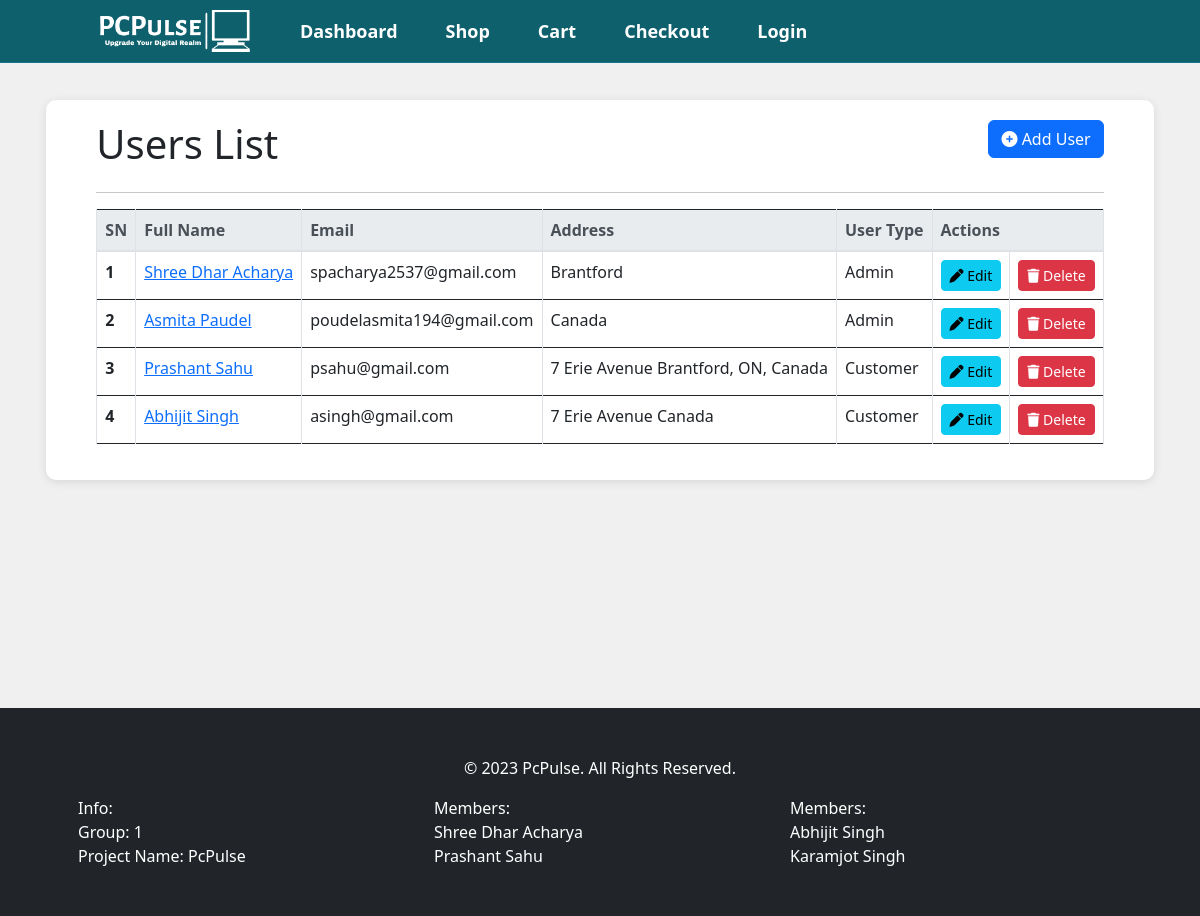
The page /pcpulse/admin/users.php on the database its author committed.
### tables this page shows
CREATE TABLE `Users` (
  `UserID` int(11) NOT NULL,
  `FirstName` varchar(50) NOT NULL,
  `LastName` varchar(50) NOT NULL,
  `Email` varchar(100) NOT NULL,
  `Password` varchar(255) NOT NULL,
  `Address` text DEFAULT NULL,
  `UserType` enum('Admin','Customer') DEFAULT 'Customer'
);

### pcpulse/dbinit.php (called while the page is built, shortened)
<?php
class Database
{
    private $servername;
    private $username;
    private $password;
    private $dbname;
    private $conn;
    public function __construct($servername, $username, $password, $dbname)
    {
        $this->servername = $servername;
        $this->username = $username;
        $this->password = $password;
        $this->dbname = $dbname;
    }
    private function connect()
    {
        $this->conn = new mysqli($this->servername, $this->username, $this->password);
    }
    private function createDatabase()
    {
        $sqlCreateDB = "CREATE DATABASE IF NOT EXISTS $this->dbname CHARACTER SET utf8mb4 COLLATE utf8mb4_unicode_ci";
    }
    private function selectDatabase()
    {
        $this->conn->select_db($this->dbname);
    }
    private function createCategoriesTable()
    {
        $sqlCategoriesTable = "CREATE TABLE IF NOT EXISTS Categories (
            CategoryID INT PRIMARY KEY AUTO_INCREMENT,
            CategoryName VARCHAR(255) NOT NULL
        )";
    }
    private function createUsersTable()
    {
        $sqlUsersTable = "CREATE TABLE IF NOT EXISTS Users (
            UserID INT PRIMARY KEY AUTO_INCREMENT,
            FirstName VARCHAR(50) NOT NULL,
            LastName VARCHAR(50) NOT NULL,
            Email VARCHAR(100) NOT NULL,
            Password VARCHAR(255) NOT NULL,
            Address TEXT,
            UserType ENUM('Admin', 'Customer') DEFAULT 'Customer'
        )";
    }
    private function createProductsTable()
    {
        $sqlProductsTable = "CREATE TABLE IF NOT EXISTS Products (
            ProductID INT PRIMARY KEY AUTO_INCREMENT,
            Name VARCHAR(255) NOT NULL,
            Description TEXT,
            Price DECIMAL(10, 2) NOT NULL,
            InStock INt,
            CategoryID INT,
            ImageURL VARCHAR(255),
            Brand VARCHAR(50),
            Model VARCHAR(50),
            UpdatedBy INT,
            FOREIGN KEY (CategoryID) REFERENCES Categories(CategoryID),
            FOREIGN KEY (UpdatedBy) REFERENCES Users(UserID)
        )";
    }
    private function createOrdersTable()
    {
        $sqlOrdersTable = "CREATE TABLE IF NOT EXISTS Orders (
            OrderID INT PRIMARY KEY AUTO_INCREMENT,
            UserID INT,
            OrderDate TIMESTAMP DEFAULT CURRENT_TIMESTAMP,
            TotalAmount DECIMAL(10, 2) NOT NULL,
            FOREIGN KEY (UserID) REFERENCES Users(UserID)
        )";
    }
    private function createOrderDetailsTable()
    {
        $sqlOrderDetailsTable = "CREATE TABLE IF NOT EXISTS OrderDetails (
            OrderDetailID INT PRIMARY KEY AUTO_INCREMENT,
            OrderID INT,
            ProductID INT,
            Quantity INT NOT NULL,
            Subtotal DECIMAL(10, 2) NOT NULL,
            FOREIGN KEY (OrderID) REFERENCES Orders(OrderID),
            FOREIGN KEY (ProductID) REFERENCES Products(ProductID)
        )";
    }
    public function getConnection()
    {
        return $this->conn;
    }
}
?>

### pcpulse/admin/user.php (called while the page is built, shortened)
<?php
class User
{
    private $conn;
    public function __construct($db)
    {
        $this->conn = $db->getConnection();
    }
    public function readUsers()
    {
        $result = $this->conn->query("SELECT UserID, FirstName, LastName, Email, Address, UserType FROM Users");
        return $result;
    }
}
?>

### pcpulse/admin/user_list.php (the view)
<?php
include_once '../dbinit.php';
include_once 'User.php';
$db = new Database('localhost', 'root', '', 'pcpulse');
$user = new User($db);
?>
<div>
    <h1 class="mb-4">Users List
        <a href="add_user.php" class="btn btn-primary float-right"><i class="fas fa-plus-circle"></i> Add User</a>
    </h1>
    <hr />
    <div class="table-responsive">
        <table class="table table-bordered table-hover">
            <thead class="thead-light">
                <tr>
                    <th scope="col">SN</th>
                    <th scope="col">Full Name</th>
                    <th scope="col">Email</th>
                    <th scope="col">Address</th>
                    <th scope="col">User Type</th>
                    <th colspan="2">Actions</th>
                </tr>
            </thead>
            <tbody>
                <?php
                $serialNumber = 1;
                $users = $user->readUsers();
                while ($row = $users->fetch_assoc()) {
                    echo "<tr>";
                    echo "<th scope='row'>$serialNumber</th>";
                    echo "<td><a href='user_detail.php?id=" . htmlspecialchars($row['UserID']) . "'>" . htmlspecialchars($row['FirstName'] . ' ' . $row['LastName']) . "</a></td>";
                    echo "<td>" . htmlspecialchars($row['Email']) . "</td>";
                    echo "<td>" . htmlspecialchars($row['Address']) . "</td>";
                    echo "<td>" . htmlspecialchars($row['UserType']) . "</td>";
                    echo "<td><a href='edit_user.php?id=" . htmlspecialchars($row['UserID']) . "' class='btn btn-sm btn-info'><i class='fas fa-pen'></i> Edit</a></td>";
                    echo "<td>
                        <form action='" . $_SERVER['PHP_SELF'] . "' method='POST' onsubmit='return confirm(\"Are you sure you want to delete this user?\");'>
                            <input type='hidden' name='UserID' value='" . htmlspecialchars($row['UserID']) . "'>
                            <button type='submit' class='btn btn-sm btn-danger'><i class='fas fa-trash'></i> Delete</button>
                        </form>
                    </td>";
                    echo "</tr>";
                    $serialNumber++;
                }
                ?>
            </tbody>
        </table>
    </div>
</div>

### pcpulse/css/styles.css (style rules this page uses)
body { background-color: #f0f0f0; padding-top: 70px; margin: 0; padding: 0; min-height: 100vh; display: flex; flex-direction: column; }

### rows shown on the page
users: FirstName+LastName "Shree Dhar Acharya", Email "spacharya2537@gmail.com", Address "Brantford", UserType "Admin"
users: FirstName+LastName "Asmita Paudel", Email "poudelasmita194@gmail.com", Address "Canada", UserType "Admin"
users: FirstName+LastName "Prashant Sahu", Email "psahu@gmail.com", Address "7 Erie Avenue Brantford, ON, Canada", UserType "Customer"
users: FirstName+LastName "Abhijit Singh", Email "asingh@gmail.com", Address "7 Erie Avenue Canada", UserType "Customer"
